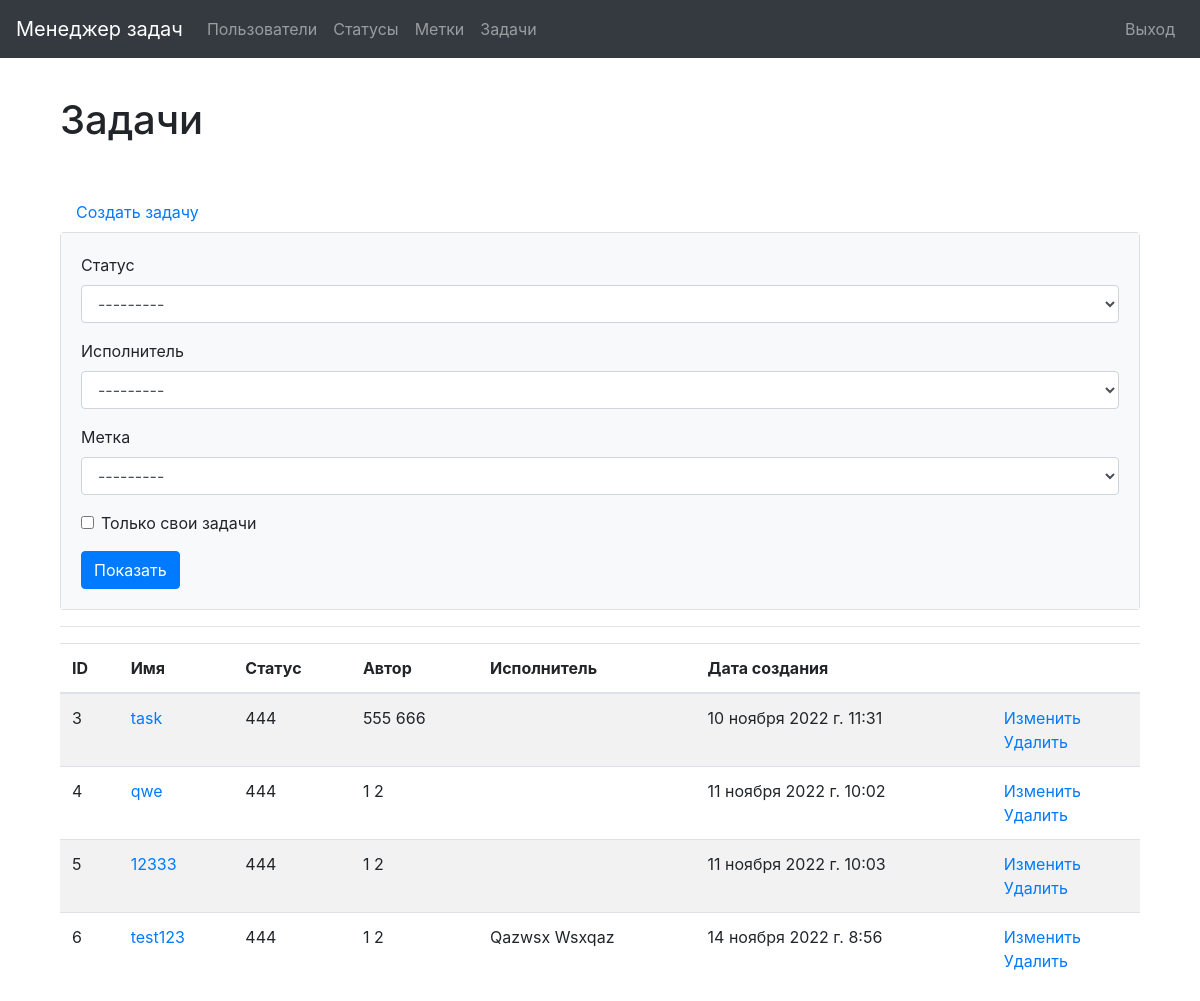
Before: /tasks/ (signed in) with the older database file.
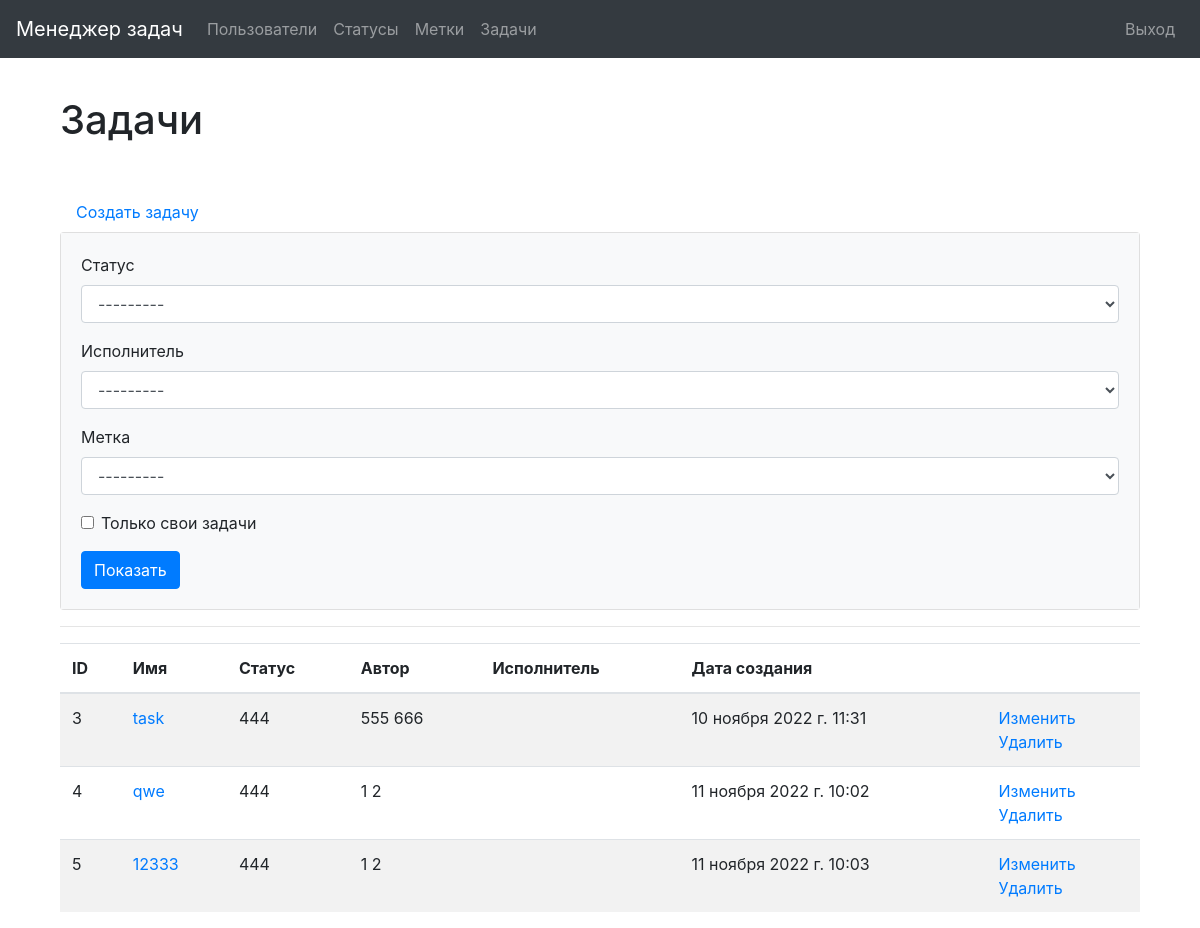
After: the same page with the newer database file.
### task_manager/tasks/models.py (models this page shows)
class Task(models.Model):
    author = models.ForeignKey(User, on_delete=models.PROTECT,
                               related_name='author')
    name = models.CharField(max_length=150, unique=True)
    description = models.TextField(max_length=500, blank=True, null=True)
    status = models.ForeignKey(Status, on_delete=models.PROTECT)
    executor = models.ForeignKey(
        User, on_delete=models.PROTECT,
        blank=True,
        null=True,
        related_name="tasks")
    labels = models.ManyToManyField(Label, through="LabelAndTask", blank=True)
    date_created = models.DateTimeField(auto_now_add=True)

### task_manager/statuses/models.py (models this page shows)
class Status(models.Model):
    name = models.CharField(max_length=255, verbose_name='DefaultName')
    date_created = models.DateTimeField(auto_now_add=True)
    def __str__(self):
        return self.name

### task_manager/tasks/views.py (the view)
# urls.py: path('', views.TasksPage.as_view()),
class TasksPage(CustomLoginRequired, FilterView):
    filterset_class = TasksFilterForm
    template_name = 'tasks/tasks.html'
    model = Task

### task_manager/labels/models.py (called while the page is built)
    def __str__(self):
        return self.name

### task_manager/mixins.py (called while the page is built)
    def dispatch(self, request, *args, **kwargs):
        if not request.user.is_authenticated:
            messages.error(request, _("""Вы не авторизованы!
                                      Пожалуйста, выполните вход."""))
            return redirect('/login/')
        return super().dispatch(request, *args, **kwargs)

### task_manager/templates/tasks/tasks.html
{% extends 'base_auth.html' %}
{% load i18n %}
{% load bootstrap4 %}
{% block content %}
<div class="container wrapper flex-grow-1">
    <h1 class="my-4">{% translate "Задачи" %} </h1>
    <br>
<a class="nav-link" href="/tasks/create/">{% translate "Создать задачу" %}</a>
<div class="card">
    <div class="card-body bg-light">
        <form method="get">
            {% bootstrap_form filter.form %}
            <button type="submit" class="btn btn-primary">{% translate "Показать" %}</button>
        </form>
    </div>
</div>
<table class="table table-striped">
    <thead>
      <tr>
        <th>ID</th>
        <th>{% translate "Имя" %}</th>
        <th>{% translate "Статус" %}</th>
        <th>{% translate "Автор" %}</th>
        <th>{% translate "Исполнитель" %}</th>
        <th>{% translate "Дата создания" %}</th>
        <th></th>
      </tr>
    </thead>
    <tbody>
        <hr>
        {% for task in filter.qs %}
        <tr>
            <td>{{ task.id }}</td>
            <td><a href="{% url 'detail_task' task.id%}">{{ task.name }}</a></td>
            <td>{{ task.status }}</td>
            <td>{{task.author.first_name}} {{task.author.last_name}}</td>
            <td>{{task.executor.first_name}} {{task.executor.last_name}}</td>
            <td>{{ task.date_created }}</td>
            <td>
                <a href="{% url 'update_task' task.id %}">{% translate "Изменить" %}</a>
                <br>
                <a href="{% url 'delete_task' task.id %}">{% translate "Удалить" %}</a>
            </td>
        </tr>
        {% endfor %}
    </tbody>
</table>
</div>
{% endblock %}

### task_manager/templates/base_auth.html (shortened to what this page needs)
<!DOCTYPE html>
{% load bootstrap4 %}
{% load i18n %}
{% bootstrap_css %}
<html lang="ru-ru">
  <head>
  </head>
  <body class="d-flex flex-column min-vh-100">
    <nav class="navbar navbar-expand-md navbar-dark fixed-top bg-dark">
      <a class="navbar-brand" href="/">{% translate "Менеджер задач" %}</a>
      <div class="collapse navbar-collapse" id="navbarToggleExternalContent">
        <ul class="navbar-nav mr-auto">
          <li class="nav-item">
            <a class="nav-link" href="/users/">{% translate "Пользователи" %}</a>
          </li>
          <li class="nav-item">
            <a class="nav-link" href="/statuses/">{% translate "Статусы" %}</a>
          </li>
          <li class="nav-item">
            <a class="nav-link" href="/labels/">{% translate "Метки" %}</a>
          </li>
          <li class="nav-item">
            <a class="nav-link" href="/tasks/">{% translate "Задачи" %}</a>
          </li>
        </ul>
        <ul class="navbar-nav">
            <li class="nav-item">
              <form method="POST" action="/logout/">
                <button type="submit" class="btn nav-link" href="/logout/">{% translate "Выход" %}</button>
              </form>
            </li>
        </ul>
      </div>
    </nav>
    <br>
    <br>
    <br>
    <div class="container wrapper flex-grow-1">
         {% block content %}
         {% endblock %}
    </div>
  </body>
</html>

Changed rows visible on the page:
removed Task: id "6", name "test123", status "444", author.first_name "1", author.last_name "2", executor.first_name "Qazwsx", executor.last_name "Wsxqaz", date_created "14 ноября 2022 г. 8:56"
